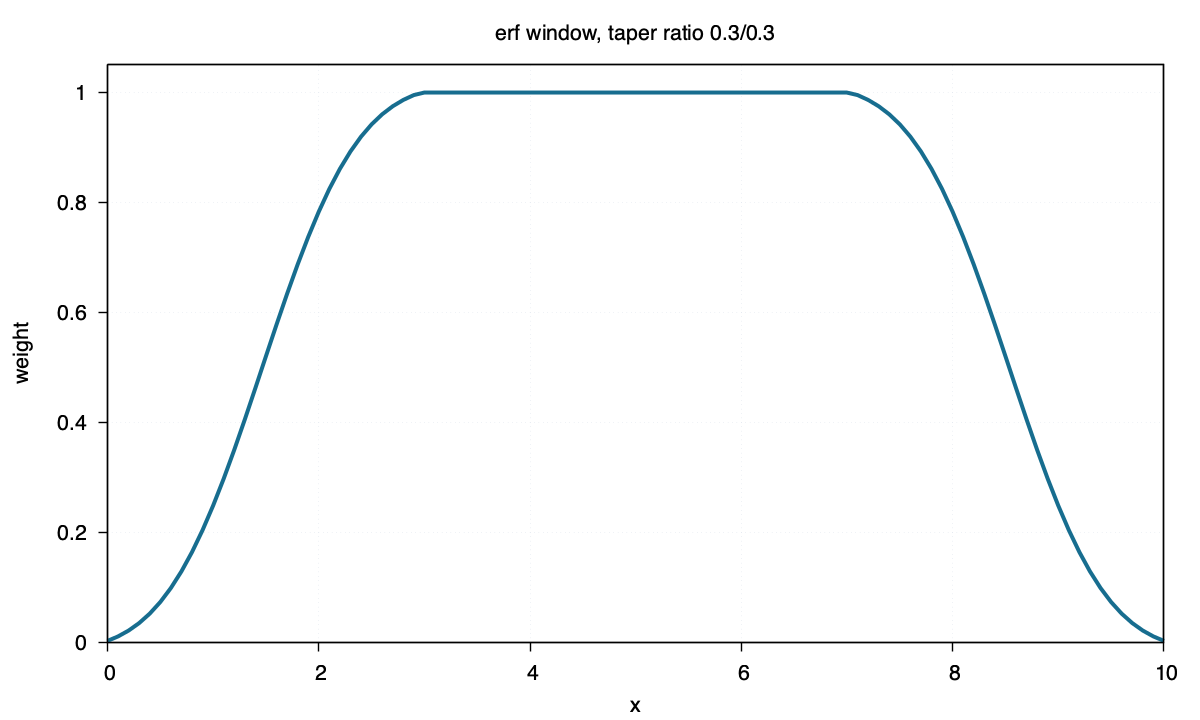

This chart was generated by the following gnuplot code:
set terminal pngcairo size 1200,720 enhanced font "Helvetica,16"
set output "erf.png"
set title "erf window, taper ratio 0.3/0.3"
set xlabel "x"
set ylabel "weight"
set xrange [0:10]
set yrange [0:1.05]
set border lw 1.4
set tics out nomirror
set grid lw 1 lc rgb "#d8dee9"
set key off
plot "erf.txt" using 1:2 with lines lw 4 lc rgb "#176d8f"
